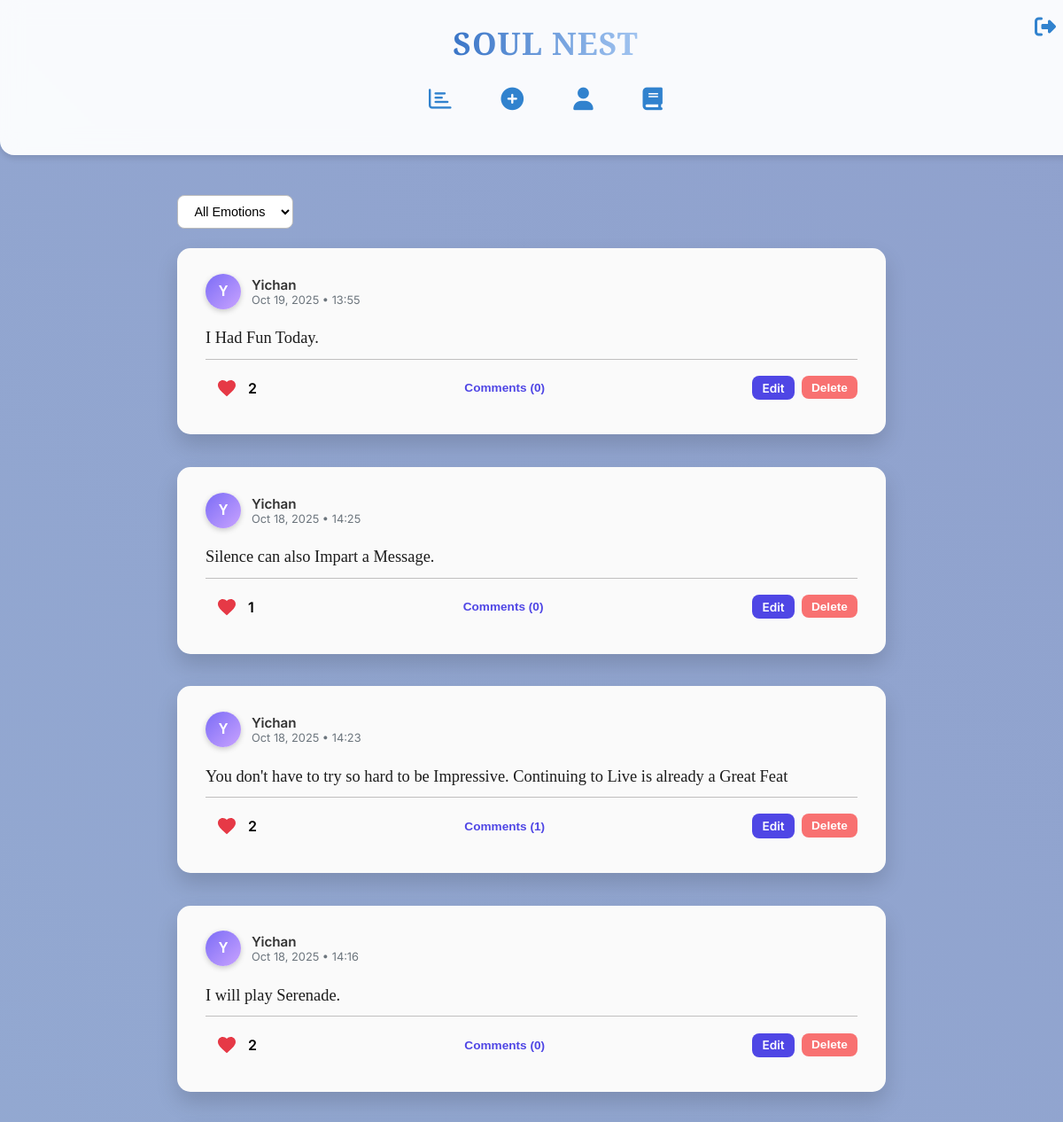
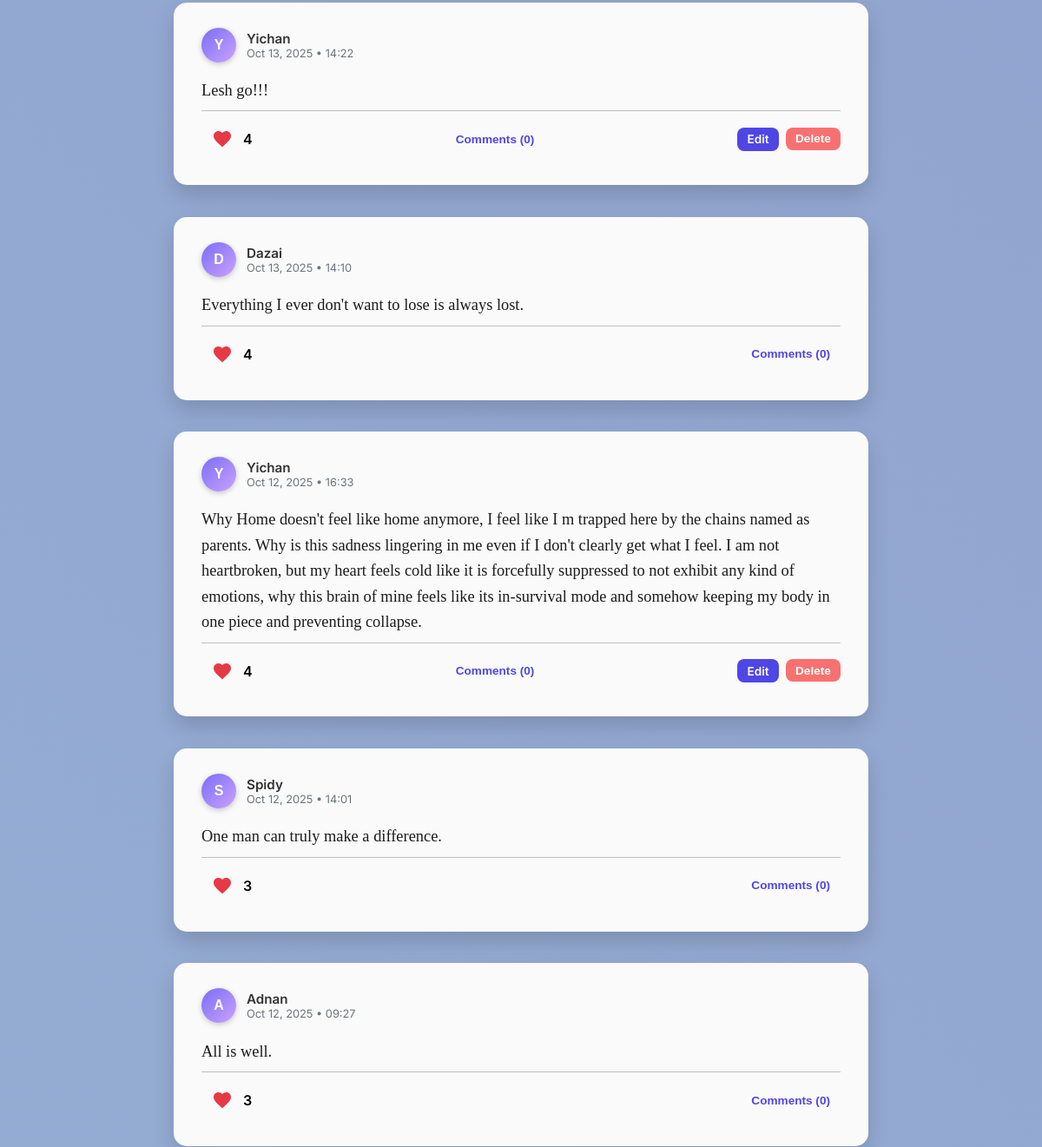
/thoughts (signed in, upper part), run on an earlier commit of the app's database (2 pictures, top to bottom).
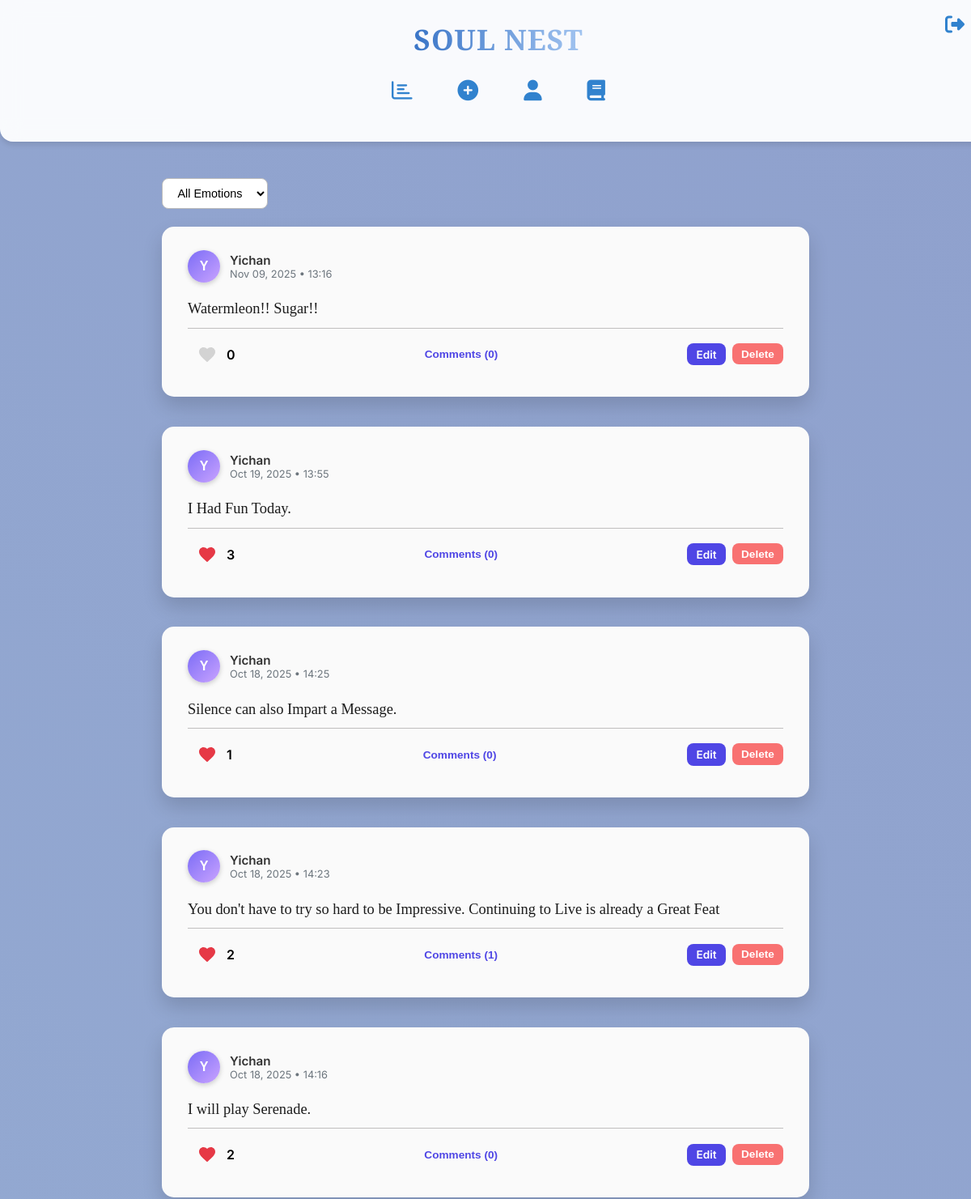
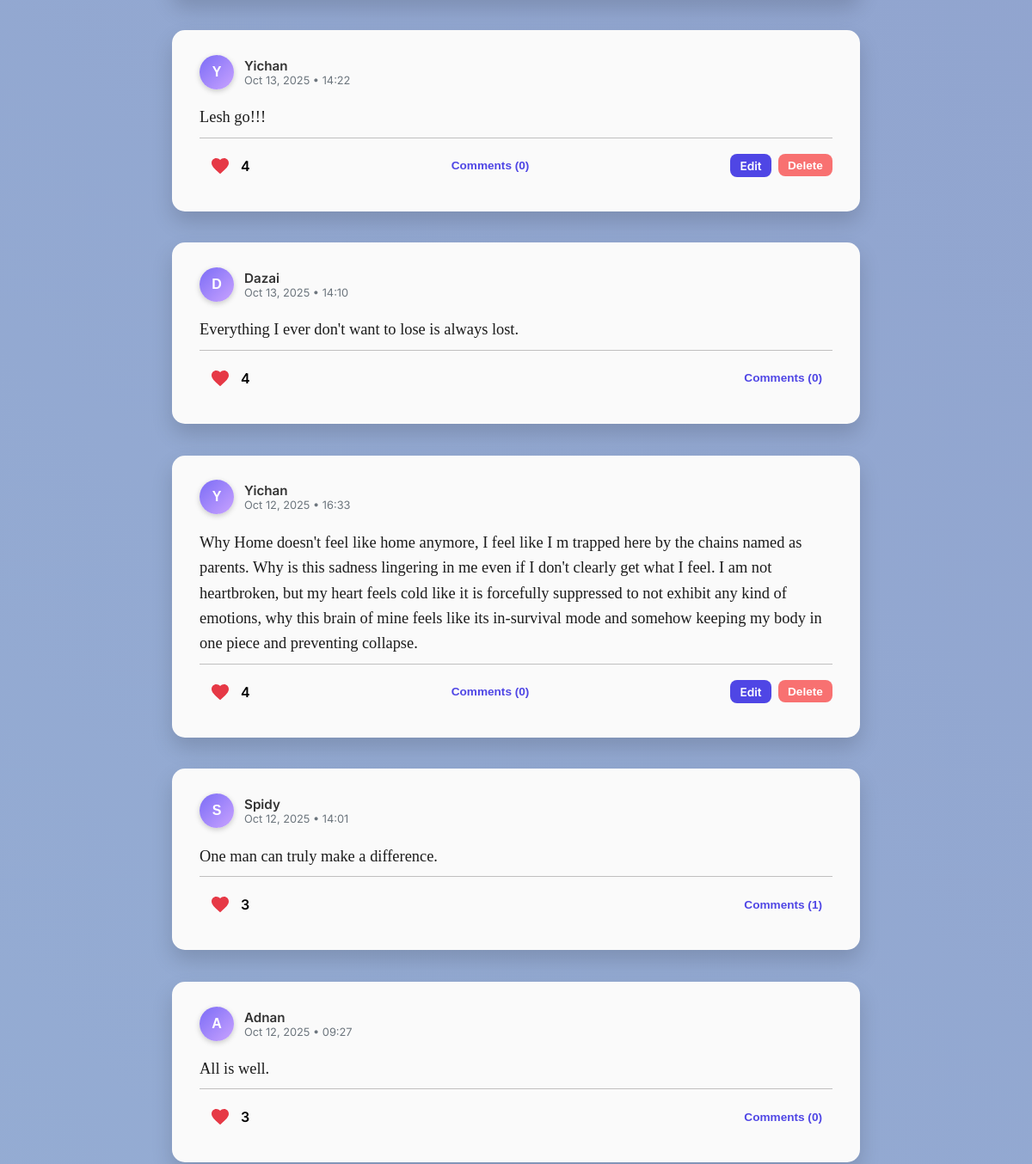
And on a later commit of the database (2 pictures, top to bottom).
### models.py (models this page shows, shortened)
class Thought(db.Model):
    id = db.Column(db.Integer, primary_key=True)
    content = db.Column(db.Text, nullable=False)
    user_id = db.Column(db.Integer, db.ForeignKey('user.id'), nullable=False)
    timestamp = db.Column(db.DateTime, default=datetime.utcnow)
    mood = db.Column(db.String(50), nullable=True)
    comments = db.relationship('Comment', backref='thought', lazy='select')
    user = db.relationship('User', backref=db.backref('thoughts', lazy=True))
    liked_by = db.relationship(
        'User', secondary='likes',
        back_populates='liked_thoughts', lazy='dynamic' # Keep dynamic for efficiency
    )
    def is_liked_by(self, user):
        return self.liked_by.filter(likes.c.user_id == user.id).first() is not None
    def like_count(self):
        return self.liked_by.count()

class User(db.Model, UserMixin):
    id = db.Column(db.Integer, primary_key=True)
    username = db.Column(db.String(80), nullable=False, unique=True)
    password = db.Column(db.String(200), nullable=False)
    profile_image = db.Column(db.String(200), nullable=True)
    liked_thoughts = db.relationship(
        'Thought', secondary='likes',
        back_populates='liked_by', lazy='dynamic'
    )

### app.py (the view)
@app.route('/thoughts')
@login_required
def thoughts():
    mood_filter = request.args.get("mood")  # Get ?mood= from URL
    query = Thought.query.options(selectinload(Thought.comments)) \
                         .order_by(Thought.timestamp.desc())
    if mood_filter and mood_filter != "all":
        query = query.filter_by(mood=mood_filter)
    all_thoughts = query.all()
    return render_template('thoughts.html', thoughts=all_thoughts, selected_mood=mood_filter)

### app.py (called while the page is built)
@login_manager.user_loader
def load_user(user_id):
    return User.query.get(int(user_id))  # Loads user by ID

### templates/thoughts.html (shortened to what this page needs)
{% extends "base.html" %}
{% block content %}
<form method="get" action="/thoughts" style="margin-bottom: 1.4rem;">
    <select name="mood" onchange="this.form.submit()" style="
        padding: 0.55rem 0.9rem;
        border-radius: 8px;
        border: 1px solid #bbb;
        font-size: 0.9rem;
        background: white; cursor: pointer;">
        <option value="all" {% if selected_mood=='all' or not selected_mood %}selected{% endif %}>All Emotions</option>
    </select>
</form>
<div class="feed-container" style="display: flex; flex-direction: column; gap: 1.5rem;">
    {% if thoughts %}
        {% for thought in thoughts %}
            <div class="thought-card mood-{{ thought.mood }}" id="thought-{{ thought.id }}" data-aos="fade-up" style="
                padding: 1.8rem 2rem;
                border-radius: 15px;
                box-shadow: 0 12px 25px rgba(0,0,0,0.15);
                transition: transform 0.3s ease, box-shadow 0.3s ease, background 0.4s ease;
            "
            onmouseover="this.style.transform='scale(1.03)'; this.style.boxShadow='0 18px 35px rgba(0,0,0,0.25)';"
            onmouseout="this.style.transform='scale(1)'; this.style.boxShadow='0 12px 25px rgba(0,0,0,0.15)';">
                <div class="thought-header" style="display: flex; align-items: center; gap: 0.75rem; margin-bottom: 0.75rem;">
                    <div style="
                        width: 40px; height: 40px;
                        border-radius: 50%;
                        background: linear-gradient(135deg, #7b6cf6, #c9a3ff);
                        display: flex; align-items: center; justify-content: center;
                        font-weight: 700; color: white;
                        font-family: 'Zalando Sans SemiExpanded', sans-serif;
                        font-size: 1rem; text-transform: uppercase;
                        box-shadow: 0 2px 6px rgba(0,0,0,0.2);
                    ">
                        {{ thought.user.username[0] }}
                    </div>
                    <div>
                        <div style="font-weight: 600; font-size: 0.95rem; color: #333;">
                            {{ thought.user.username }}
                        </div>
                        <div style="font-size: 0.8rem; color: #6c757d;">
                            {{ thought.timestamp.strftime('%b %d, %Y • %H:%M') }}
                        </div>
                    </div>
                </div>
                <p class="thought-content" style="
                    font-family: 'PT Serif', serif;
                    font-size: 1.15rem; color: #1c1c1c; font-weight: 500;
                    line-height: 1.6; margin-bottom: 0.5rem;
                ">
                    {{ thought.content }}
                </p>
                <div style="height:1px; background:#b0aeaec6; margin-top:0.5rem; margin-bottom:0.5rem; width:100%;"></div>
                <div class="thought-footer" style="display: flex; justify-content: space-between; align-items: center;">
                    <div class="like-section" style="display:flex; align-items:center; gap:0.003rem;">
                        <button type="button"
                                class="heart-icon {% if thought.is_liked_by(current_user) %}liked{% endif %}"
                                data-id="{{ thought.id }}"
                                onclick="toggleLike(this)"
                            style="background:none; border:none; cursor:pointer; display:flex; align-items:center; gap:0.2rem;">
                            <svg width="24" height="24" viewBox="0 0 24 24" fill="{% if thought.is_liked_by(current_user) %}#e63946{% else %}#d3d3d3{% endif %}" xmlns="http://www.w3.org/2000/svg">
                                <path d="M12 21.35l-1.45-1.32C5.4 15.36 2 12.28 2 8.5 2 5.42 4.42 3 7.5 3c1.74 0 3.41 0.81 4.5 2.09C13.09 3.81 14.76 3 16.5 3 19.58 3 22 5.42 22 8.5c0 3.78-3.4 6.86-8.55 11.54L12 21.35z"/>
                            </svg>
                        </button>
                        <span id="like-count-{{ thought.id }}" style="font-weight:600;">{{ thought.like_count() }}</span>
                    </div>
                    <div>
                        <button class="view-comments-btn" data-thought-id="{{ thought.id }}" style="border:none; background:none; color:#4f46e5; cursor:pointer; font-size:0.85rem;">
                            Comments ({{ thought.comments|length }})
                        </button>
                    </div>
                    {% if thought.user_id == current_user.id %}
                        <div style="display:flex; gap:0.5rem;">
                            <a href="{{ url_for('edit_thought', id=thought.id) }}" style="padding:0.35rem 0.7rem; font-size:0.85rem; font-weight:600; border-radius:8px; border:none; background:#4f46e5; color:white; text-decoration:none; cursor:pointer; transition: all 0.3s ease;" onmouseover="this.style.transform='translateY(-2px) scale(1.05)';" onmouseout="this.style.transform='none';">
                                Edit
                            </a>
                            <form action="{{ url_for('delete_thought', id=thought.id) }}" method="POST">
                                <button type="submit" style="padding:0.35rem 0.7rem; font-size:0.85rem; font-weight:600; border-radius:8px; border:none; background:#f87171; color:white; cursor:pointer; transition: all 0.3s ease;" onmouseover="this.style.transform='translateY(-2px) scale(1.05)';" onmouseout="this.style.transform='none';">
                                    Delete
                                </button>
                            </form>
                        </div>
                    {% endif %}
                </div>
            </div>
        {% endfor %}
    {% else %}
        <div class="no-thoughts text-center mt-5">
            <h3 style="font-family: 'PT Serif', serif;">No thoughts yet... 🌱</h3>
            <p style="color: #555;">Share your first thought to start building your soul nest!</p>
        </div>
    {% endif %}
</div>
{% endblock %}

### templates/base.html (shortened to what this page needs)
<!DOCTYPE html>
<html lang="en">
<head>
<link href="https://unpkg.com/aos@2.3.1/dist/aos.css" rel="stylesheet">
<link rel="stylesheet" href="https://cdnjs.cloudflare.com/ajax/libs/font-awesome/6.5.0/css/all.min.css">
</head>
<body>
<div class="header" data-aos="fade-down">
    <h1>SOUL NEST</h1>
    {% if current_user.is_authenticated %}
        <div class="nav-core">
            <a href="{{ url_for('thoughts') }}" data-title="Feed"><i class="fa-regular fa-chart-bar"></i></a>
            <a href="{{ url_for('new_thought') }}" data-title="New Thought"><i class="fas fa-plus-circle"></i></a>
            <a href="{{ url_for('user_profile', user_id=current_user.id) }}" data-title="Profile"><i class="fas fa-user"></i></a>
            <a href="/journal" data-title="Jounal"><i class="fa-solid fa-book"></i></a>
        </div>
        <div class="nav-user">
            <a href="#" class="logout-trigger" data-title="Logout"><i class="fas fa-sign-out-alt"></i></a>
        </div>
    {% else %}
        <div class="nav-guest">
            <a href="{{ url_for('home') }}">Home</a>
            <a href="{{ url_for('login') }}">Login</a>
            <a href="{{ url_for('register') }}">Register</a>
        </div>
    {% endif %}
</div>
<div class="content container" data-aos="fade-up">
    {% block content %}{% endblock %}
</div>
</body>
</html>

### templates/base.html (style rules this page uses)
:root { --primary: #3182ce; --primary-light: #e0f2fe; --text-dark: #212529; --text-muted: #6c757d; --bg: #f8f9fa; --card-bg: #ffffff; --card-shadow: 0 4px 6px rgba(0, 0, 0, 0.1); }
body { font-family: 'Inter', sans-serif; margin: 0; background: linear-gradient(45deg, #a8d8ea 0%, #8b97c8 100%); background-size: 400% 400%; animation: gradientShift 15s ease infinite; overflow-x: hidden; }
.container { max-width: 800px; margin: 0 auto; padding: 0 1rem; }
.header { background: rgba(255, 255, 255, 0.95); padding: 1.5rem 1rem 2rem 1rem; position: fixed; top: 0; width: 100%; z-index: 1000; box-shadow: var(--card-shadow); border-radius: 0 0 16px 16px; backdrop-filter: blur(12px); display: flex; flex-direction: column; align-items: center; }
.header h1 { margin: 0; text-align: center; font-family: 'Playfair Display', serif; font-size: 2.2rem; letter-spacing: 1px; background: linear-gradient(90deg, #3A75C7, #A2C4F0); -webkit-background-clip: text; background-clip: text; color: transparent; margin-bottom: 1.5rem; }
.nav-core { display: flex; justify-content: center; gap: 3.5rem; margin-bottom: 1rem; }
.nav-core a { color: var(--primary); text-decoration: none; font-size: 1.6rem; transition: all 0.3s ease; position: relative; }
.nav-user { position: absolute; top: 1rem; right: 2.5rem; display: flex; gap: 1.5rem; }
.nav-user a { color: var(--primary); font-size: 1.5rem; transition: all 0.3s ease; }
.content { margin-top: 220px; }
.thought-card { background: rgba(255, 255, 255, 0.85); padding: 1.5rem; border-radius: 12px; box-shadow: var(--card-shadow); margin-bottom: 0.8rem; transition: transform 0.3s, box-shadow 0.3s, background 0.3s; }
button { width: 100%; padding: 0.75rem; background-color: var(--primary); color: white; border: none; border-radius: 8px; font-size: 1rem; font-weight: 600; cursor: pointer; }

### templates/thoughts.html (style rules this page uses)
.heart-icon svg { fill: #d3d3d3; width: 24px; height: 24px; display: block; background: transparent; border-radius: 50%; transition: transform 0.2s ease, fill 0.2s ease; }
.heart-icon.liked svg { fill: #e63946; }
.thought-card { background: #fafafa; transition: transform 0.3s ease, box-shadow 0.3s ease, background 0.4s ease; }

What changed in the data, as far as the page shows it:
added Thought: user "Y", user.username "Yichan", timestamp "Nov 09, 2025 • 13:16", content "Watermleon!! Sugar!!", like_count "0", comments|length "0"
computed for Thought "I Had Fun Today.": like_count "2" → "3"
computed for Thought "One man can truly make a difference.": comments|length "0" → "1"
